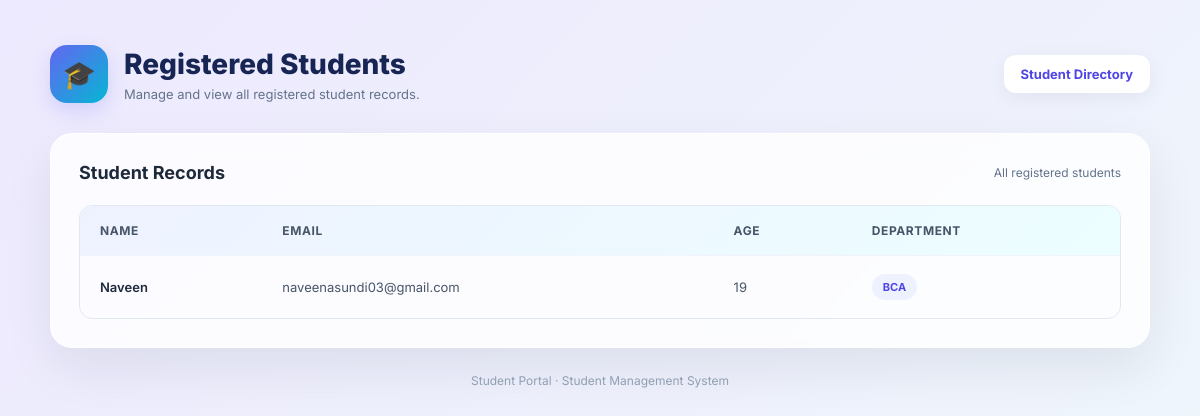
The page /list/ on the database as committed earlier.
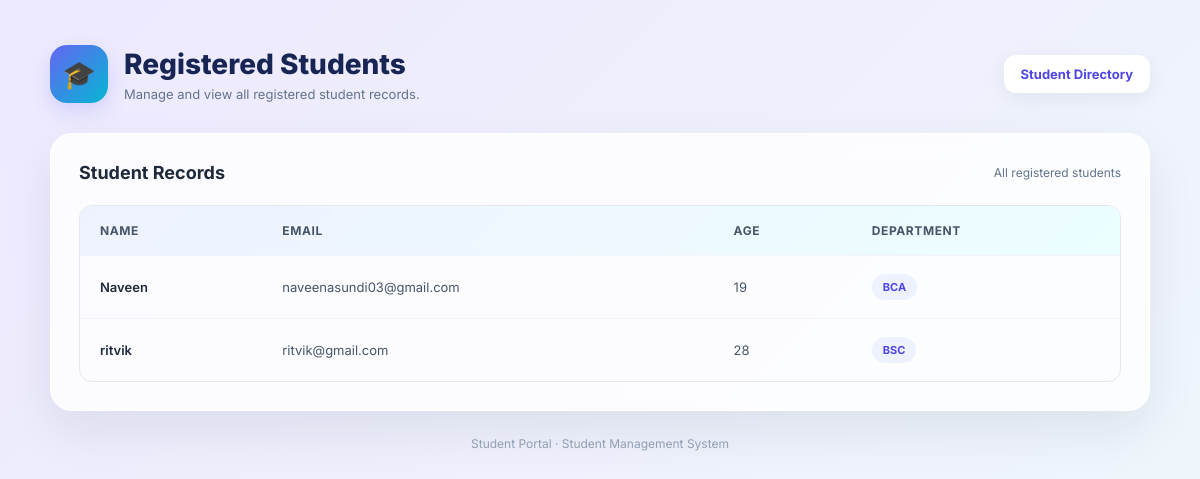
The same page on the database as committed later.
### students/models.py (models this page shows, shortened)
class Student(models.Model):
    name=models.CharField(max_length=100)
    email=models.EmailField()
    age=models.IntegerField()
    department=models.CharField(max_length=100)

### students/views.py (the view)
# urls.py: path('list/', views.student_list, name='student_list'),
def student_list(request):
    students = Student.objects.all()
    return render(
        request,
        'students/student_list.html',
        {'students': students}
    )

### students/templates/students/student_list.html (shortened to what this page needs)
<!DOCTYPE html>
<html lang="en">
<head>
</head>
<body>
    <div class="container">
        <header class="header">
            <div class="heading">
                <div class="heading-icon">🎓</div>
                <div>
                    <h1>Registered Students</h1>
                    <p class="subtitle">
                        Manage and view all registered student records.
                    </p>
                </div>
            </div>
            <div class="student-count">
                Student Directory
            </div>
        </header>
        <section class="table-card">
            <div class="table-heading">
                <h2>Student Records</h2>
                <span>All registered students</span>
            </div>
            <div class="table-wrapper">
                <table>
                    <thead>
                        <tr>
                            <th>Name</th>
                            <th>Email</th>
                            <th>Age</th>
                            <th>Department</th>
                        </tr>
                    </thead>
                    <tbody>
                        {% for student in students %}
                        <tr>
                            <td>{{ student.name }}</td>
                            <td>{{ student.email }}</td>
                            <td>{{ student.age }}</td>
                            <td>
                                <span class="department-badge">
                                    {{ student.department }}
                                </span>
                            </td>
                        </tr>
                        {% endfor %}
                    </tbody>
                </table>
            </div>
        </section>
        <footer class="footer">
            Student Portal · Student Management System
        </footer>
    </div>
</body>
</html>

Rows that differ between the two databases and show on the page:
added Student: name "ritvik", email "ritvik@gmail.com", age "28", department "BSC"
